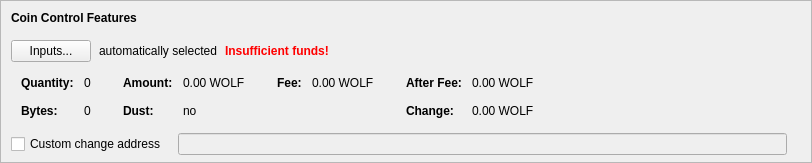
    <widget class="QFrame" name="frameCoinControl">
     <property name="sizePolicy">
      <sizepolicy hsizetype="Expanding" vsizetype="Expanding">
       <horstretch>0</horstretch>
       <verstretch>0</verstretch>
      </sizepolicy>
     </property>
     <property name="maximumSize">
      <size>
       <width>16777215</width>
       <height>16777215</height>
      </size>
     </property>
     <property name="frameShape">
      <enum>QFrame::StyledPanel</enum>
     </property>
     <property name="frameShadow">
      <enum>QFrame::Sunken</enum>
     </property>
     <layout class="QVBoxLayout" name="verticalLayoutCoinControl2">
      <property name="spacing">
       <number>0</number>
      </property>
      <property name="leftMargin">
       <number>0</number>
      </property>
      <property name="topMargin">
       <number>0</number>
      </property>
      <property name="rightMargin">
       <number>0</number>
      </property>
      <property name="bottomMargin">
       <number>6</number>
      </property>
      <item>
       <layout class="QVBoxLayout" name="verticalLayoutCoinControl" stretch="0,0,0,0,1">
        <property name="spacing">
         <number>0</number>
        </property>
        <property name="leftMargin">
         <number>10</number>
        </property>
        <property name="topMargin">
         <number>10</number>
        </property>
        <item>
         <layout class="QHBoxLayout" name="horizontalLayoutCoinControl1">
          <property name="bottomMargin">
           <number>15</number>
          </property>
          <item>
           <widget class="QLabel" name="labelCoinControlFeatures">
            <property name="sizePolicy">
             <sizepolicy hsizetype="Preferred" vsizetype="Maximum">
              <horstretch>0</horstretch>
              <verstretch>0</verstretch>
             </sizepolicy>
            </property>
            <property name="font">
             <font>
              <weight>75</weight>
              <bold>true</bold>
             </font>
            </property>
            <property name="styleSheet">
             <string notr="true">font-weight:bold;</string>
            </property>
            <property name="text">
             <string>Coin Control Features</string>
            </property>
           </widget>
          </item>
         </layout>
        </item>
        <item>
         <layout class="QHBoxLayout" name="horizontalLayoutCoinControl2" stretch="0,0,0,0">
          <property name="spacing">
           <number>8</number>
          </property>
          <property name="bottomMargin">
           <number>10</number>
          </property>
          <item>
           <widget class="QPushButton" name="pushButtonCoinControl">
            <property name="styleSheet">
             <string notr="true"/>
            </property>
            <property name="text">
             <string>Inputs...</string>
            </property>
            <property name="autoDefault">
             <bool>false</bool>
            </property>
           </widget>
          </item>
          <item>
           <widget class="QLabel" name="labelCoinControlAutomaticallySelected">
            <property name="text">
             <string>automatically selected</string>
            </property>
            <property name="margin">
             <number>5</number>
            </property>
           </widget>
          </item>
          <item>
           <widget class="QLabel" name="labelCoinControlInsuffFunds">
            <property name="font">
             <font>
              <weight>75</weight>
              <bold>true</bold>
             </font>
            </property>
            <property name="styleSheet">
             <string notr="true">color:red;font-weight:bold;</string>
            </property>
            <property name="text">
             <string>Insufficient funds!</string>
            </property>
            <property name="margin">
             <number>5</number>
            </property>
           </widget>
          </item>
          <item>
           <spacer name="horizontalSpacerCoinControl">
            <property name="orientation">
             <enum>Qt::Horizontal</enum>
            </property>
            <property name="sizeHint" stdset="0">
             <size>
              <width>40</width>
              <height>1</height>
             </size>
            </property>
           </spacer>
          </item>
         </layout>
        </item>
        <item>
         <widget class="QWidget" name="widgetCoinControl" native="true">
          <property name="sizePolicy">
           <sizepolicy hsizetype="Preferred" vsizetype="Preferred">
            <horstretch>0</horstretch>
            <verstretch>0</verstretch>
           </sizepolicy>
          </property>
          <property name="minimumSize">
           <size>
            <width>0</width>
            <height>0</height>
           </size>
          </property>
          <property name="styleSheet">
           <string notr="true"/>
          </property>
          <layout class="QHBoxLayout" name="horizontalLayoutCoinControl5">
           <property name="leftMargin">
            <number>0</number>
           </property>
           <property name="topMargin">
            <number>0</number>
           </property>
           <property name="rightMargin">
            <number>0</number>
           </property>
           <property name="bottomMargin">
            <number>0</number>
           </property>
           <item>
            <layout class="QHBoxLayout" name="horizontalLayoutCoinControl3" stretch="0,0,0,1">
             <property name="spacing">
              <number>20</number>
             </property>
             <property name="topMargin">
              <number>0</number>
             </property>
             <property name="bottomMargin">
              <number>10</number>
             </property>
             <item>
              <layout class="QFormLayout" name="formLayoutCoinControl1">
               <property name="horizontalSpacing">
                <number>10</number>
               </property>
               <property name="verticalSpacing">
                <number>14</number>
               </property>
               <property name="leftMargin">
                <number>10</number>
               </property>
               <property name="topMargin">
                <number>4</number>
               </property>
               <property name="rightMargin">
                <number>6</number>
               </property>
               <item row="0" column="0">
                <widget class="QLabel" name="labelCoinControlQuantityText">
                 <property name="font">
                  <font>
                   <weight>75</weight>
                   <bold>true</bold>
                  </font>
                 </property>
                 <property name="text">
                  <string>Quantity:</string>
                 </property>
                 <property name="margin">
                  <number>0</number>
                 </property>
                </widget>
               </item>
               <item row="0" column="1">
                <widget class="QLabel" name="labelCoinControlQuantity">
                 <property name="cursor">
                  <cursorShape>IBeamCursor</cursorShape>
                 </property>
                 <property name="contextMenuPolicy">
                  <enum>Qt::ActionsContextMenu</enum>
                 </property>
                 <property name="text">
                  <string notr="true">0</string>
                 </property>
                 <property name="margin">
                  <number>0</number>
                 </property>
                 <property name="textInteractionFlags">
                  <set>Qt::LinksAccessibleByMouse|Qt::TextSelectableByKeyboard|Qt::TextSelectableByMouse</set>
                 </property>
                </widget>
               </item>
               <item row="1" column="0">
                <widget class="QLabel" name="labelCoinControlBytesText">
                 <property name="font">
                  <font>
                   <weight>75</weight>
                   <bold>true</bold>
                  </font>
                 </property>
                 <property name="text">
                  <string>Bytes:</string>
                 </property>
                </widget>
               </item>
               <item row="1" column="1">
                <widget class="QLabel" name="labelCoinControlBytes">
                 <property name="cursor">
                  <cursorShape>IBeamCursor</cursorShape>
                 </property>
                 <property name="contextMenuPolicy">
                  <enum>Qt::ActionsContextMenu</enum>
                 </property>
                 <property name="text">
                  <string notr="true">0</string>
                 </property>
                 <property name="textInteractionFlags">
                  <set>Qt::LinksAccessibleByMouse|Qt::TextSelectableByKeyboard|Qt::TextSelectableByMouse</set>
                 </property>
                </widget>
               </item>
              </layout>
             </item>
             <item>
              <layout class="QFormLayout" name="formLayoutCoinControl2">
               <property name="horizontalSpacing">
                <number>10</number>
               </property>
               <property name="verticalSpacing">
                <number>14</number>
               </property>
               <property name="leftMargin">
                <number>6</number>
               </property>
               <property name="topMargin">
                <number>4</number>
               </property>
               <property name="rightMargin">
                <number>6</number>
               </property>
               <item row="0" column="0">
                <widget class="QLabel" name="labelCoinControlAmountText">
                 <property name="font">
                  <font>
                   <weight>75</weight>
                   <bold>true</bold>
                  </font>
                 </property>
                 <property name="text">
                  <string>Amount:</string>
                 </property>
                 <property name="margin">
                  <number>0</number>
                 </property>
                </widget>
               </item>
               <item row="0" column="1">
                <widget class="QLabel" name="labelCoinControlAmount">
                 <property name="cursor">
                  <cursorShape>IBeamCursor</cursorShape>
                 </property>
                 <property name="contextMenuPolicy">
                  <enum>Qt::ActionsContextMenu</enum>
                 </property>
                 <property name="text">
                  <string notr="true">0.00 WOLF</string>
                 </property>
                 <property name="textInteractionFlags">
                  <set>Qt::LinksAccessibleByMouse|Qt::TextSelectableByKeyboard|Qt::TextSelectableByMouse</set>
                 </property>
                </widget>
               </item>
               <item row="1" column="0">
                <widget class="QLabel" name="labelCoinControlLowOutputText">
                 <property name="font">
                  <font>
                   <weight>75</weight>
                   <bold>true</bold>
                  </font>
                 </property>
                 <property name="text">
                  <string>Dust:</string>
                 </property>
                </widget>
               </item>
               <item row="1" column="1">
                <widget class="QLabel" name="labelCoinControlLowOutput">
                 <property name="cursor">
                  <cursorShape>IBeamCursor</cursorShape>
                 </property>
                 <property name="contextMenuPolicy">
                  <enum>Qt::ActionsContextMenu</enum>
                 </property>
                 <property name="text">
                  <string notr="true">no</string>
                 </property>
                 <property name="textInteractionFlags">
                  <set>Qt::LinksAccessibleByMouse|Qt::TextSelectableByKeyboard|Qt::TextSelectableByMouse</set>
                 </property>
                </widget>
               </item>
              </layout>
             </item>
             <item>
              <layout class="QFormLayout" name="formLayoutCoinControl3">
               <property name="horizontalSpacing">
                <number>10</number>
               </property>
               <property name="verticalSpacing">
                <number>14</number>
               </property>
               <property name="leftMargin">
                <number>6</number>
               </property>
               <property name="topMargin">
                <number>4</number>
               </property>
               <property name="rightMargin">
                <number>6</number>
               </property>
               <item row="0" column="0">
                <widget class="QLabel" name="labelCoinControlFeeText">
                 <property name="font">
                  <font>
                   <weight>75</weight>
                   <bold>true</bold>
                  </font>
                 </property>
                 <property name="text">
                  <string>Fee:</string>
                 </property>
                 <property name="margin">
                  <number>0</number>
                 </property>
                </widget>
               </item>
               <item row="0" column="1">
                <widget class="QLabel" name="labelCoinControlFee">
                 <property name="cursor">
                  <cursorShape>IBeamCursor</cursorShape>
                 </property>
                 <property name="contextMenuPolicy">
                  <enum>Qt::ActionsContextMenu</enum>
                 </property>
                 <property name="text">
                  <string notr="true">0.00 WOLF</string>
                 </property>
                 <property name="textInteractionFlags">
                  <set>Qt::LinksAccessibleByMouse|Qt::TextSelectableByKeyboard|Qt::TextSelectableByMouse</set>
                 </property>
                </widget>
               </item>
              </layout>
             </item>
             <item>
              <layout class="QFormLayout" name="formLayoutCoinControl4">
               <property name="horizontalSpacing">
                <number>10</number>
               </property>
               <property name="verticalSpacing">
                <number>14</number>
               </property>
               <property name="leftMargin">
                <number>6</number>
               </property>
               <property name="topMargin">
                <number>4</number>
               </property>
               <property name="rightMargin">
                <number>6</number>
               </property>
               <item row="0" column="0">
                <widget class="QLabel" name="labelCoinControlAfterFeeText">
                 <property name="font">
                  <font>
                   <weight>75</weight>
                   <bold>true</bold>
                  </font>
                 </property>
                 <property name="text">
                  <string>After Fee:</string>
                 </property>
                 <property name="margin">
                  <number>0</number>
                 </property>
                </widget>
               </item>
               <item row="0" column="1">
                <widget class="QLabel" name="labelCoinControlAfterFee">
                 <property name="cursor">
                  <cursorShape>IBeamCursor</cursorShape>
                 </property>
                 <property name="contextMenuPolicy">
                  <enum>Qt::ActionsContextMenu</enum>
                 </property>
                 <property name="text">
                  <string notr="true">0.00 WOLF</string>
                 </property>
                 <property name="textInteractionFlags">
                  <set>Qt::LinksAccessibleByMouse|Qt::TextSelectableByKeyboard|Qt::TextSelectableByMouse</set>
                 </property>
                </widget>
               </item>
               <item row="1" column="0">
                <widget class="QLabel" name="labelCoinControlChangeText">
                 <property name="font">
                  <font>
                   <weight>75</weight>
                   <bold>true</bold>
                  </font>
                 </property>
                 <property name="text">
                  <string>Change:</string>
                 </property>
                </widget>
               </item>
               <item row="1" column="1">
                <widget class="QLabel" name="labelCoinControlChange">
                 <property name="cursor">
                  <cursorShape>IBeamCursor</cursorShape>
                 </property>
                 <property name="contextMenuPolicy">
                  <enum>Qt::ActionsContextMenu</enum>
                 </property>
                 <property name="text">
                  <string notr="true">0.00 WOLF</string>
                 </property>
                 <property name="textInteractionFlags">
                  <set>Qt::LinksAccessibleByMouse|Qt::TextSelectableByKeyboard|Qt::TextSelectableByMouse</set>
                 </property>
                </widget>
               </item>
              </layout>
             </item>
            </layout>
           </item>
          </layout>
         </widget>
        </item>
        <item>
         <layout class="QHBoxLayout" name="horizontalLayoutCoinControl4" stretch="0,0,0">
          <property name="spacing">
           <number>12</number>
          </property>
          <property name="sizeConstraint">
           <enum>QLayout::SetDefaultConstraint</enum>
          </property>
          <property name="topMargin">
           <number>5</number>
          </property>
          <property name="rightMargin">
           <number>5</number>
          </property>
          <item>
           <widget class="QCheckBox" name="checkBoxCoinControlChange">
            <property name="toolTip">
             <string>If this is activated, but the change address is empty or invalid, change will be sent to a newly generated address.</string>
            </property>
            <property name="text">
             <string>Custom change address</string>
            </property>
           </widget>
          </item>
          <item>
           <widget class="QValidatedLineEdit" name="lineEditCoinControlChange">
            <property name="enabled">
             <bool>false</bool>
            </property>
            <property name="sizePolicy">
             <sizepolicy hsizetype="Expanding" vsizetype="Fixed">
              <horstretch>0</horstretch>
              <verstretch>0</verstretch>
             </sizepolicy>
            </property>
           </widget>
          </item>
          <item>
           <widget class="QLabel" name="labelCoinControlChangeLabel">
            <property name="sizePolicy">
             <sizepolicy hsizetype="Preferred" vsizetype="Expanding">
              <horstretch>0</horstretch>
              <verstretch>0</verstretch>
             </sizepolicy>
            </property>
            <property name="minimumSize">
             <size>
              <width>0</width>
              <height>0</height>
             </size>
            </property>
            <property name="text">
             <string/>
            </property>
            <property name="margin">
             <number>3</number>
            </property>
           </widget>
          </item>
         </layout>
        </item>
        <item>
         <spacer name="verticalSpacerCoinControl">
          <property name="orientation">
           <enum>Qt::Vertical</enum>
          </property>
          <property name="sizeHint" stdset="0">
           <size>
            <width>800</width>
            <height>1</height>
           </size>
          </property>
         </spacer>
        </item>
       </layout>
      </item>
     </layout>
    </widget>
